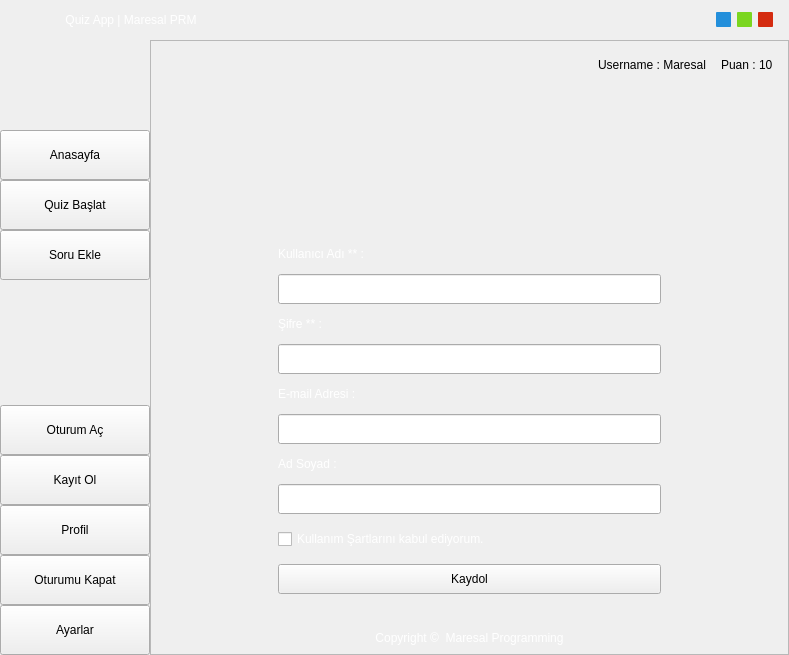
<?xml version="1.0" encoding="UTF-8"?>
<ui version="4.0">
 <class>MainWindow</class>
 <widget class="QMainWindow" name="MainWindow">
  <property name="geometry">
   <rect>
    <x>0</x>
    <y>0</y>
    <width>789</width>
    <height>655</height>
   </rect>
  </property>
  <property name="windowTitle">
   <string>QuizApp | Maresal Programming</string>
  </property>
  <widget class="QWidget" name="centralwidget">
   <layout class="QGridLayout" name="gridLayout">
    <property name="leftMargin">
     <number>0</number>
    </property>
    <property name="topMargin">
     <number>0</number>
    </property>
    <property name="rightMargin">
     <number>0</number>
    </property>
    <property name="bottomMargin">
     <number>0</number>
    </property>
    <property name="spacing">
     <number>0</number>
    </property>
    <item row="0" column="0" colspan="2">
     <widget class="QFrame" name="HeadFrame">
      <property name="minimumSize">
       <size>
        <width>0</width>
        <height>40</height>
       </size>
      </property>
      <property name="maximumSize">
       <size>
        <width>16777215</width>
        <height>50</height>
       </size>
      </property>
      <property name="styleSheet">
       <string notr="true"/>
      </property>
      <property name="frameShape">
       <enum>QFrame::NoFrame</enum>
      </property>
      <property name="frameShadow">
       <enum>QFrame::Raised</enum>
      </property>
      <layout class="QHBoxLayout" name="horizontalLayout">
       <item>
        <widget class="QLabel" name="IconLbl">
         <property name="minimumSize">
          <size>
           <width>50</width>
           <height>0</height>
          </size>
         </property>
         <property name="maximumSize">
          <size>
           <width>50</width>
           <height>16777215</height>
          </size>
         </property>
         <property name="text">
          <string/>
         </property>
        </widget>
       </item>
       <item>
        <widget class="QLabel" name="NameLbl">
         <property name="styleSheet">
          <string notr="true">color:white;
font: 75 11pt &quot;Century Gothic&quot;;
</string>
         </property>
         <property name="text">
          <string>Quiz App | Maresal PRM</string>
         </property>
         <property name="alignment">
          <set>Qt::AlignCenter</set>
         </property>
        </widget>
       </item>
       <item>
        <spacer name="horizontalSpacer_3">
         <property name="orientation">
          <enum>Qt::Horizontal</enum>
         </property>
         <property name="sizeHint" stdset="0">
          <size>
           <width>447</width>
           <height>29</height>
          </size>
         </property>
        </spacer>
       </item>
       <item>
        <widget class="QPushButton" name="MinimizeBtn">
         <property name="minimumSize">
          <size>
           <width>15</width>
           <height>15</height>
          </size>
         </property>
         <property name="maximumSize">
          <size>
           <width>15</width>
           <height>16777215</height>
          </size>
         </property>
         <property name="styleSheet">
          <string notr="true">#MinimizeBtn{	
	background-color: rgb(35, 143, 219);
	border-radius:1px;
}
#MinimizeBtn:hover{
	
	background-color: rgb(31, 124, 191);
}
#MinimizeBtn:pressed{
	
	
	background-color: rgb(41, 166, 255);
}</string>
         </property>
         <property name="text">
          <string/>
         </property>
        </widget>
       </item>
       <item>
        <widget class="QPushButton" name="FullScreenBtn">
         <property name="minimumSize">
          <size>
           <width>15</width>
           <height>15</height>
          </size>
         </property>
         <property name="maximumSize">
          <size>
           <width>15</width>
           <height>15</height>
          </size>
         </property>
         <property name="styleSheet">
          <string notr="true">#FullScreenBtn{	
	background-color: rgb(123, 214, 32);
border-radius:1px;
}
#FullScreenBtn:hover{
	background-color: rgb(107, 186, 28);
}
#FullScreenBtn:pressed{
	
	background-color: rgb(147, 255, 38);
}</string>
         </property>
         <property name="text">
          <string/>
         </property>
        </widget>
       </item>
       <item>
        <widget class="QPushButton" name="ExitBtn">
         <property name="minimumSize">
          <size>
           <width>15</width>
           <height>15</height>
          </size>
         </property>
         <property name="maximumSize">
          <size>
           <width>15</width>
           <height>15</height>
          </size>
         </property>
         <property name="styleSheet">
          <string notr="true">#ExitBtn{	
background-color: rgb(212, 43, 15);
border-radius:1px;
}
#ExitBtn:hover{
	background-color: rgb(181, 24, 2);
}
#ExitBtn:pressed{
	
	background-color: rgb(255, 24, 2);
}</string>
         </property>
         <property name="text">
          <string/>
         </property>
        </widget>
       </item>
       <item>
        <spacer name="horizontalSpacer_2">
         <property name="orientation">
          <enum>Qt::Horizontal</enum>
         </property>
         <property name="sizeType">
          <enum>QSizePolicy::Minimum</enum>
         </property>
         <property name="sizeHint" stdset="0">
          <size>
           <width>7</width>
           <height>29</height>
          </size>
         </property>
        </spacer>
       </item>
      </layout>
     </widget>
    </item>
    <item row="1" column="0">
     <widget class="QFrame" name="MenuFrame">
      <property name="minimumSize">
       <size>
        <width>150</width>
        <height>0</height>
       </size>
      </property>
      <property name="maximumSize">
       <size>
        <width>150</width>
        <height>16777215</height>
       </size>
      </property>
      <property name="styleSheet">
       <string notr="true"/>
      </property>
      <property name="frameShape">
       <enum>QFrame::NoFrame</enum>
      </property>
      <property name="frameShadow">
       <enum>QFrame::Raised</enum>
      </property>
      <layout class="QVBoxLayout" name="verticalLayout">
       <property name="spacing">
        <number>0</number>
       </property>
       <property name="leftMargin">
        <number>0</number>
       </property>
       <property name="topMargin">
        <number>0</number>
       </property>
       <property name="rightMargin">
        <number>0</number>
       </property>
       <property name="bottomMargin">
        <number>0</number>
       </property>
       <item>
        <widget class="QLabel" name="LogoLbl">
         <property name="minimumSize">
          <size>
           <width>0</width>
           <height>90</height>
          </size>
         </property>
         <property name="text">
          <string/>
         </property>
        </widget>
       </item>
       <item>
        <widget class="QPushButton" name="HomeBtn">
         <property name="minimumSize">
          <size>
           <width>0</width>
           <height>50</height>
          </size>
         </property>
         <property name="styleSheet">
          <string notr="true"/>
         </property>
         <property name="text">
          <string>Anasayfa</string>
         </property>
        </widget>
       </item>
       <item>
        <widget class="QPushButton" name="QuizBtn">
         <property name="minimumSize">
          <size>
           <width>0</width>
           <height>50</height>
          </size>
         </property>
         <property name="styleSheet">
          <string notr="true"/>
         </property>
         <property name="text">
          <string>Quiz Başlat</string>
         </property>
        </widget>
       </item>
       <item>
        <widget class="QPushButton" name="QuizAddBtn">
         <property name="minimumSize">
          <size>
           <width>0</width>
           <height>50</height>
          </size>
         </property>
         <property name="styleSheet">
          <string notr="true"/>
         </property>
         <property name="text">
          <string>Soru Ekle</string>
         </property>
        </widget>
       </item>
       <item>
        <spacer name="verticalSpacer_2">
         <property name="orientation">
          <enum>Qt::Vertical</enum>
         </property>
         <property name="sizeHint" stdset="0">
          <size>
           <width>20</width>
           <height>40</height>
          </size>
         </property>
        </spacer>
       </item>
       <item>
        <widget class="QPushButton" name="LoginBtn">
         <property name="minimumSize">
          <size>
           <width>0</width>
           <height>50</height>
          </size>
         </property>
         <property name="styleSheet">
          <string notr="true"/>
         </property>
         <property name="text">
          <string>Oturum Aç</string>
         </property>
        </widget>
       </item>
       <item>
        <widget class="QPushButton" name="RegisterBtn">
         <property name="minimumSize">
          <size>
           <width>0</width>
           <height>50</height>
          </size>
         </property>
         <property name="styleSheet">
          <string notr="true"/>
         </property>
         <property name="text">
          <string>Kayıt Ol</string>
         </property>
        </widget>
       </item>
       <item>
        <widget class="QPushButton" name="ProfilBtn">
         <property name="minimumSize">
          <size>
           <width>0</width>
           <height>50</height>
          </size>
         </property>
         <property name="styleSheet">
          <string notr="true"/>
         </property>
         <property name="text">
          <string>Profil</string>
         </property>
        </widget>
       </item>
       <item>
        <widget class="QPushButton" name="LogOutBtn">
         <property name="minimumSize">
          <size>
           <width>0</width>
           <height>50</height>
          </size>
         </property>
         <property name="styleSheet">
          <string notr="true"/>
         </property>
         <property name="text">
          <string>Oturumu Kapat</string>
         </property>
        </widget>
       </item>
       <item>
        <widget class="QPushButton" name="SettingBtn">
         <property name="minimumSize">
          <size>
           <width>0</width>
           <height>50</height>
          </size>
         </property>
         <property name="styleSheet">
          <string notr="true"/>
         </property>
         <property name="text">
          <string>Ayarlar</string>
         </property>
        </widget>
       </item>
      </layout>
     </widget>
    </item>
    <item row="1" column="1">
     <widget class="QFrame" name="HomeFrame">
      <property name="styleSheet">
       <string notr="true"/>
      </property>
      <property name="frameShape">
       <enum>QFrame::StyledPanel</enum>
      </property>
      <property name="frameShadow">
       <enum>QFrame::Raised</enum>
      </property>
      <layout class="QVBoxLayout" name="verticalLayout_2">
       <item>
        <widget class="QFrame" name="statusFrame">
         <property name="minimumSize">
          <size>
           <width>0</width>
           <height>30</height>
          </size>
         </property>
         <property name="frameShape">
          <enum>QFrame::NoFrame</enum>
         </property>
         <property name="frameShadow">
          <enum>QFrame::Raised</enum>
         </property>
         <layout class="QHBoxLayout" name="horizontalLayout_2">
          <property name="spacing">
           <number>15</number>
          </property>
          <property name="leftMargin">
           <number>0</number>
          </property>
          <property name="topMargin">
           <number>0</number>
          </property>
          <property name="rightMargin">
           <number>6</number>
          </property>
          <property name="bottomMargin">
           <number>0</number>
          </property>
          <item>
           <spacer name="horizontalSpacer_4">
            <property name="orientation">
             <enum>Qt::Horizontal</enum>
            </property>
            <property name="sizeHint" stdset="0">
             <size>
              <width>40</width>
              <height>20</height>
             </size>
            </property>
           </spacer>
          </item>
          <item>
           <widget class="QLabel" name="UsernameLbl">
            <property name="text">
             <string>Username : Maresal</string>
            </property>
           </widget>
          </item>
          <item>
           <widget class="QLabel" name="PuanLbl">
            <property name="text">
             <string>Puan : 10</string>
            </property>
           </widget>
          </item>
         </layout>
        </widget>
       </item>
       <item>
        <widget class="QStackedWidget" name="stackedWidget">
         <property name="currentIndex">
          <number>2</number>
         </property>
         <widget class="QWidget" name="page">
          <widget class="QPushButton" name="InstagramBtn">
           <property name="geometry">
            <rect>
             <x>170</x>
             <y>400</y>
             <width>64</width>
             <height>64</height>
            </rect>
           </property>
           <property name="text">
            <string/>
           </property>
          </widget>
          <widget class="QPushButton" name="GithubBtn">
           <property name="geometry">
            <rect>
             <x>390</x>
             <y>400</y>
             <width>64</width>
             <height>64</height>
            </rect>
           </property>
           <property name="text">
            <string/>
           </property>
          </widget>
          <widget class="QPushButton" name="FacebookBtn">
           <property name="geometry">
            <rect>
             <x>280</x>
             <y>400</y>
             <width>64</width>
             <height>64</height>
            </rect>
           </property>
           <property name="text">
            <string/>
           </property>
          </widget>
          <widget class="QLabel" name="instaLbl">
           <property name="geometry">
            <rect>
             <x>167</x>
             <y>470</y>
             <width>70</width>
             <height>20</height>
            </rect>
           </property>
           <property name="styleSheet">
            <string notr="true">font: italic 9pt &quot;Century Gothic&quot;;
color: rgb(245, 245, 245);</string>
           </property>
           <property name="text">
            <string>@maresalp</string>
           </property>
           <property name="alignment">
            <set>Qt::AlignCenter</set>
           </property>
           <property name="textInteractionFlags">
            <set>Qt::LinksAccessibleByMouse|Qt::TextSelectableByMouse</set>
           </property>
          </widget>
          <widget class="QLabel" name="FaceLbl">
           <property name="geometry">
            <rect>
             <x>247</x>
             <y>470</y>
             <width>131</width>
             <height>20</height>
            </rect>
           </property>
           <property name="styleSheet">
            <string notr="true">font: italic 9pt &quot;Century Gothic&quot;;
color: rgb(245, 245, 245);</string>
           </property>
           <property name="text">
            <string>maresalprogramming</string>
           </property>
           <property name="textInteractionFlags">
            <set>Qt::LinksAccessibleByMouse|Qt::TextSelectableByMouse</set>
           </property>
          </widget>
          <widget class="QLabel" name="GithubLbl">
           <property name="geometry">
            <rect>
             <x>390</x>
             <y>470</y>
             <width>64</width>
             <height>20</height>
            </rect>
           </property>
           <property name="styleSheet">
            <string notr="true">font: italic 9pt &quot;Century Gothic&quot;;
color: rgb(245, 245, 245);</string>
           </property>
           <property name="text">
            <string>IMaresaLI</string>
           </property>
           <property name="alignment">
            <set>Qt::AlignCenter</set>
           </property>
           <property name="textInteractionFlags">
            <set>Qt::LinksAccessibleByMouse|Qt::TextSelectableByMouse</set>
           </property>
          </widget>
          <widget class="QLabel" name="brosurLbl">
           <property name="geometry">
            <rect>
             <x>80</x>
             <y>20</y>
             <width>461</width>
             <height>351</height>
            </rect>
           </property>
           <property name="text">
            <string/>
           </property>
          </widget>
         </widget>
         <widget class="QWidget" name="page_2">
          <layout class="QGridLayout" name="gridLayout_2">
           <property name="leftMargin">
            <number>20</number>
           </property>
           <property name="topMargin">
            <number>0</number>
           </property>
           <property name="rightMargin">
            <number>20</number>
           </property>
           <property name="bottomMargin">
            <number>0</number>
           </property>
           <property name="horizontalSpacing">
            <number>10</number>
           </property>
           <property name="verticalSpacing">
            <number>0</number>
           </property>
           <item row="3" column="1">
            <widget class="QPushButton" name="AnswerBtn">
             <property name="minimumSize">
              <size>
               <width>0</width>
               <height>40</height>
              </size>
             </property>
             <property name="maximumSize">
              <size>
               <width>16777215</width>
               <height>40</height>
              </size>
             </property>
             <property name="styleSheet">
              <string notr="true"/>
             </property>
             <property name="text">
              <string>Cevapla</string>
             </property>
            </widget>
           </item>
           <item row="2" column="0" colspan="4">
            <widget class="QGroupBox" name="groupBox">
             <property name="minimumSize">
              <size>
               <width>0</width>
               <height>200</height>
              </size>
             </property>
             <property name="maximumSize">
              <size>
               <width>16777215</width>
               <height>16777215</height>
              </size>
             </property>
             <property name="styleSheet">
              <string notr="true"/>
             </property>
             <property name="title">
              <string/>
             </property>
             <layout class="QVBoxLayout" name="verticalLayout_3">
              <property name="spacing">
               <number>0</number>
              </property>
              <property name="leftMargin">
               <number>0</number>
              </property>
              <property name="topMargin">
               <number>0</number>
              </property>
              <property name="rightMargin">
               <number>0</number>
              </property>
              <property name="bottomMargin">
               <number>0</number>
              </property>
              <item>
               <widget class="QRadioButton" name="ARadioBtn">
                <property name="styleSheet">
                 <string notr="true"/>
                </property>
                <property name="text">
                 <string>Birinci Cevap</string>
                </property>
               </widget>
              </item>
              <item>
               <widget class="QRadioButton" name="BRadioBtn">
                <property name="text">
                 <string>Birinci Cevap</string>
                </property>
               </widget>
              </item>
              <item>
               <widget class="QRadioButton" name="CRadioBtn">
                <property name="text">
                 <string>Birinci Cevap</string>
                </property>
               </widget>
              </item>
              <item>
               <widget class="QRadioButton" name="DRadioBtn">
                <property name="text">
                 <string>Birinci Cevap</string>
                </property>
               </widget>
              </item>
              <item>
               <spacer name="verticalSpacer_3">
                <property name="orientation">
                 <enum>Qt::Vertical</enum>
                </property>
                <property name="sizeType">
                 <enum>QSizePolicy::Fixed</enum>
                </property>
                <property name="sizeHint" stdset="0">
                 <size>
                  <width>20</width>
                  <height>120</height>
                 </size>
                </property>
               </spacer>
              </item>
             </layout>
             <zorder>DRadioBtn</zorder>
             <zorder>ARadioBtn</zorder>
             <zorder>BRadioBtn</zorder>
             <zorder>CRadioBtn</zorder>
             <zorder>verticalSpacer_3</zorder>
            </widget>
           </item>
           <item row="3" column="3">
            <spacer name="horizontalSpacer_5">
             <property name="orientation">
              <enum>Qt::Horizontal</enum>
             </property>
             <property name="sizeHint" stdset="0">
              <size>
               <width>40</width>
               <height>20</height>
              </size>
             </property>
            </spacer>
           </item>
           <item row="3" column="0">
            <spacer name="horizontalSpacer">
             <property name="orientation">
              <enum>Qt::Horizontal</enum>
             </property>
             <property name="sizeHint" stdset="0">
              <size>
               <width>40</width>
               <height>20</height>
              </size>
             </property>
            </spacer>
           </item>
           <item row="1" column="0" colspan="4">
            <widget class="QPlainTextEdit" name="QuestPlt">
             <property name="minimumSize">
              <size>
               <width>0</width>
               <height>50</height>
              </size>
             </property>
             <property name="maximumSize">
              <size>
               <width>16777215</width>
               <height>100</height>
              </size>
             </property>
             <property name="styleSheet">
              <string notr="true"/>
             </property>
             <property name="plainText">
              <string/>
             </property>
             <property name="textInteractionFlags">
              <set>Qt::TextSelectableByMouse</set>
             </property>
            </widget>
           </item>
           <item row="3" column="2">
            <widget class="QPushButton" name="NullBtn">
             <property name="minimumSize">
              <size>
               <width>0</width>
               <height>40</height>
              </size>
             </property>
             <property name="maximumSize">
              <size>
               <width>16777215</width>
               <height>40</height>
              </size>
             </property>
             <property name="styleSheet">
              <string notr="true"/>
             </property>
             <property name="text">
              <string>Boş Bırak</string>
             </property>
            </widget>
           </item>
           <item row="0" column="0" colspan="4">
            <spacer name="verticalSpacer_4">
             <property name="orientation">
              <enum>Qt::Vertical</enum>
             </property>
             <property name="sizeType">
              <enum>QSizePolicy::Fixed</enum>
             </property>
             <property name="sizeHint" stdset="0">
              <size>
               <width>20</width>
               <height>60</height>
              </size>
             </property>
            </spacer>
           </item>
           <item row="4" column="0" colspan="4">
            <spacer name="verticalSpacer">
             <property name="orientation">
              <enum>Qt::Vertical</enum>
             </property>
             <property name="sizeType">
              <enum>QSizePolicy::Fixed</enum>
             </property>
             <property name="sizeHint" stdset="0">
              <size>
               <width>20</width>
               <height>50</height>
              </size>
             </property>
            </spacer>
           </item>
          </layout>
         </widget>
         <widget class="QWidget" name="page_3">
          <layout class="QGridLayout" name="gridLayout_3">
           <item row="0" column="0">
            <spacer name="horizontalSpacer_8">
             <property name="orientation">
              <enum>Qt::Horizontal</enum>
             </property>
             <property name="sizeType">
              <enum>QSizePolicy::Fixed</enum>
             </property>
             <property name="sizeHint" stdset="0">
              <size>
               <width>100</width>
               <height>20</height>
              </size>
             </property>
            </spacer>
           </item>
           <item row="0" column="2">
            <spacer name="horizontalSpacer_9">
             <property name="orientation">
              <enum>Qt::Horizontal</enum>
             </property>
             <property name="sizeType">
              <enum>QSizePolicy::Fixed</enum>
             </property>
             <property name="sizeHint" stdset="0">
              <size>
               <width>100</width>
               <height>20</height>
              </size>
             </property>
            </spacer>
           </item>
           <item row="0" column="1">
            <widget class="QStackedWidget" name="AttStacked">
             <property name="styleSheet">
              <string notr="true"/>
             </property>
             <property name="frameShape">
              <enum>QFrame::NoFrame</enum>
             </property>
             <property name="currentIndex">
              <number>1</number>
             </property>
             <widget class="QWidget" name="CreateQuestPage">
              <property name="styleSheet">
               <string notr="true">QRadioButton{font: 75 11pt &quot;Century Gothic&quot;; color:white;}
QLabel{font: 75 11pt &quot;Century Gothic&quot;; color:white;}</string>
              </property>
              <layout class="QVBoxLayout" name="verticalLayout_4">
               <property name="spacing">
                <number>0</number>
               </property>
               <property name="leftMargin">
                <number>0</number>
               </property>
               <property name="topMargin">
                <number>0</number>
               </property>
               <property name="rightMargin">
                <number>0</number>
               </property>
               <property name="bottomMargin">
                <number>0</number>
               </property>
               <item>
                <widget class="QFrame" name="frame_2">
                 <property name="styleSheet">
                  <string notr="true"/>
                 </property>
                 <property name="frameShape">
                  <enum>QFrame::NoFrame</enum>
                 </property>
                 <property name="frameShadow">
                  <enum>QFrame::Raised</enum>
                 </property>
                 <layout class="QGridLayout" name="gridLayout_4">
                  <item row="10" column="3">
                   <spacer name="horizontalSpacer_10">
                    <property name="orientation">
                     <enum>Qt::Horizontal</enum>
                    </property>
                    <property name="sizeType">
                     <enum>QSizePolicy::Fixed</enum>
                    </property>
                    <property name="sizeHint" stdset="0">
                     <size>
                      <width>100</width>
                      <height>20</height>
                     </size>
                    </property>
                   </spacer>
                  </item>
                  <item row="10" column="1">
                   <widget class="QLabel" name="label_7">
                    <property name="text">
                     <string>Puan :</string>
                    </property>
                   </widget>
                  </item>
                  <item row="10" column="2">
                   <widget class="QComboBox" name="puanCbx">
                    <property name="minimumSize">
                     <size>
                      <width>30</width>
                      <height>30</height>
                     </size>
                    </property>
                    <property name="maximumSize">
                     <size>
                      <width>16777215</width>
                      <height>16777215</height>
                     </size>
                    </property>
                    <item>
                     <property name="text">
                      <string>10 Puan</string>
                     </property>
                    </item>
                    <item>
                     <property name="text">
                      <string>15 Puan</string>
                     </property>
                    </item>
                    <item>
                     <property name="text">
                      <string>20 Puan</string>
                     </property>
                    </item>
                    <item>
                     <property name="text">
                      <string>25 Puan</string>
                     </property>
                    </item>
                    <item>
                     <property name="text">
                      <string>30 Puan</string>
                     </property>
                    </item>
                   </widget>
                  </item>
                  <item row="10" column="0">
                   <spacer name="horizontalSpacer_11">
                    <property name="orientation">
                     <enum>Qt::Horizontal</enum>
                    </property>
                    <property name="sizeType">
                     <enum>QSizePolicy::Fixed</enum>
                    </property>
                    <property name="sizeHint" stdset="0">
                     <size>
                      <width>100</width>
                      <height>20</height>
                     </size>
                    </property>
                   </spacer>
                  </item>
                  <item row="9" column="0" colspan="4">
                   <widget class="QLineEdit" name="DTbx">
                    <property name="minimumSize">
                     <size>
                      <width>0</width>
                      <height>30</height>
                     </size>
                    </property>
                   </widget>
                  </item>
                  <item row="8" column="0" colspan="2">
                   <widget class="QRadioButton" name="DRdb">
                    <property name="text">
                     <string>D-)</string>
                    </property>
                   </widget>
                  </item>
                  <item row="7" column="0" colspan="4">
                   <widget class="QLineEdit" name="CTbx">
                    <property name="minimumSize">
                     <size>
                      <width>0</width>
                      <height>30</height>
                     </size>
                    </property>
                   </widget>
                  </item>
                  <item row="6" column="0" colspan="2">
                   <widget class="QRadioButton" name="CRdb">
                    <property name="text">
                     <string>C-)</string>
                    </property>
                   </widget>
                  </item>
                  <item row="5" column="0" colspan="4">
                   <widget class="QLineEdit" name="BTbx">
                    <property name="minimumSize">
                     <size>
                      <width>0</width>
                      <height>30</height>
                     </size>
                    </property>
                   </widget>
                  </item>
                  <item row="4" column="0" colspan="2">
                   <widget class="QRadioButton" name="BRdb">
                    <property name="text">
                     <string>B-)</string>
                    </property>
                   </widget>
                  </item>
                  <item row="3" column="0" colspan="4">
                   <widget class="QLineEdit" name="ATbx">
                    <property name="minimumSize">
                     <size>
                      <width>0</width>
                      <height>30</height>
                     </size>
                    </property>
                   </widget>
                  </item>
                  <item row="2" column="0" colspan="2">
                   <widget class="QRadioButton" name="ARdb">
                    <property name="text">
                     <string>A-)</string>
                    </property>
                   </widget>
                  </item>
                  <item row="1" column="0" colspan="4">
                   <widget class="QTextEdit" name="QuestTbx"/>
                  </item>
                  <item row="0" column="0" colspan="2">
                   <widget class="QLabel" name="label">
                    <property name="text">
                     <string>Soru :</string>
                    </property>
                   </widget>
                  </item>
                  <item row="12" column="0" colspan="4">
                   <widget class="QPushButton" name="QuestAddingBtn">
                    <property name="minimumSize">
                     <size>
                      <width>0</width>
                      <height>30</height>
                     </size>
                    </property>
                    <property name="text">
                     <string>Soruyu Gönder</string>
                    </property>
                   </widget>
                  </item>
                 </layout>
                </widget>
               </item>
              </layout>
             </widget>
             <widget class="QWidget" name="RegisterPage">
              <property name="styleSheet">
               <string notr="true">QLabel{font: 75 11pt &quot;Century Gothic&quot;; color:white;}</string>
              </property>
              <layout class="QVBoxLayout" name="verticalLayout_5">
               <property name="spacing">
                <number>0</number>
               </property>
               <item>
                <widget class="QLabel" name="label_2">
                 <property name="maximumSize">
                  <size>
                   <width>16777215</width>
                   <height>120</height>
                  </size>
                 </property>
                 <property name="text">
                  <string/>
                 </property>
                </widget>
               </item>
               <item>
                <widget class="QLabel" name="label_5">
                 <property name="maximumSize">
                  <size>
                   <width>16777215</width>
                   <height>20</height>
                  </size>
                 </property>
                 <property name="text">
                  <string>Kullanıcı Adı ** :</string>
                 </property>
                </widget>
               </item>
               <item>
                <widget class="QLineEdit" name="usernameTbx">
                 <property name="minimumSize">
                  <size>
                   <width>0</width>
                   <height>30</height>
                  </size>
                 </property>
                </widget>
               </item>
               <item>
                <widget class="QLabel" name="label_4">
                 <property name="maximumSize">
                  <size>
                   <width>16777215</width>
                   <height>20</height>
                  </size>
                 </property>
                 <property name="text">
                  <string>Şifre ** :</string>
                 </property>
                </widget>
               </item>
               <item>
                <widget class="QLineEdit" name="PwTbx">
                 <property name="minimumSize">
                  <size>
                   <width>0</width>
                   <height>30</height>
                  </size>
                 </property>
                 <property name="echoMode">
                  <enum>QLineEdit::Password</enum>
                 </property>
                </widget>
               </item>
               <item>
                <widget class="QLabel" name="label_8">
                 <property name="maximumSize">
                  <size>
                   <width>16777215</width>
                   <height>20</height>
                  </size>
                 </property>
                 <property name="text">
                  <string>E-mail Adresi :</string>
                 </property>
                </widget>
               </item>
               <item>
                <widget class="QLineEdit" name="emailTbx">
                 <property name="minimumSize">
                  <size>
                   <width>0</width>
                   <height>30</height>
                  </size>
                 </property>
                </widget>
               </item>
               <item>
                <widget class="QLabel" name="label_3">
                 <property name="maximumSize">
                  <size>
                   <width>16777215</width>
                   <height>20</height>
                  </size>
                 </property>
                 <property name="text">
                  <string>Ad Soyad :</string>
                 </property>
                </widget>
               </item>
               <item>
                <widget class="QLineEdit" name="nameTbx">
                 <property name="minimumSize">
                  <size>
                   <width>0</width>
                   <height>30</height>
                  </size>
                 </property>
                </widget>
               </item>
               <item>
                <widget class="QCheckBox" name="TermCbx">
                 <property name="minimumSize">
                  <size>
                   <width>0</width>
                   <height>30</height>
                  </size>
                 </property>
                 <property name="styleSheet">
                  <string notr="true">#TermCbx{font: 75 11pt &quot;Century Gothic&quot;; color:white;}</string>
                 </property>
                 <property name="text">
                  <string>Kullanım Şartlarını kabul ediyorum.</string>
                 </property>
                </widget>
               </item>
               <item>
                <widget class="QPushButton" name="RegBtn">
                 <property name="minimumSize">
                  <size>
                   <width>0</width>
                   <height>30</height>
                  </size>
                 </property>
                 <property name="text">
                  <string>Kaydol</string>
                 </property>
                </widget>
               </item>
              </layout>
             </widget>
             <widget class="QWidget" name="LoginPage">
              <property name="styleSheet">
               <string notr="true">QLabel{font: 75 11pt &quot;Century Gothic&quot;; color:white;}</string>
              </property>
              <widget class="QLabel" name="label_6">
               <property name="geometry">
                <rect>
                 <x>10</x>
                 <y>5</y>
                 <width>349</width>
                 <height>181</height>
                </rect>
               </property>
               <property name="maximumSize">
                <size>
                 <width>16777215</width>
                 <height>16777215</height>
                </size>
               </property>
               <property name="text">
                <string/>
               </property>
              </widget>
              <widget class="QLabel" name="label_9">
               <property name="geometry">
                <rect>
                 <x>10</x>
                 <y>210</y>
                 <width>349</width>
                 <height>20</height>
                </rect>
               </property>
               <property name="maximumSize">
                <size>
                 <width>16777215</width>
                 <height>20</height>
                </size>
               </property>
               <property name="text">
                <string>Kullanıcı Adı :</string>
               </property>
              </widget>
              <widget class="QPushButton" name="AttLoginBtn">
               <property name="geometry">
                <rect>
                 <x>10</x>
                 <y>351</y>
                 <width>201</width>
                 <height>41</height>
                </rect>
               </property>
               <property name="minimumSize">
                <size>
                 <width>0</width>
                 <height>30</height>
                </size>
               </property>
               <property name="text">
                <string>Giriş Yap</string>
               </property>
              </widget>
              <widget class="QLineEdit" name="UsernameGTbx">
               <property name="geometry">
                <rect>
                 <x>10</x>
                 <y>237</y>
                 <width>371</width>
                 <height>30</height>
                </rect>
               </property>
               <property name="minimumSize">
                <size>
                 <width>0</width>
                 <height>30</height>
                </size>
               </property>
              </widget>
              <widget class="QLabel" name="label_10">
               <property name="geometry">
                <rect>
                 <x>10</x>
                 <y>274</y>
                 <width>349</width>
                 <height>20</height>
                </rect>
               </property>
               <property name="maximumSize">
                <size>
                 <width>16777215</width>
                 <height>20</height>
                </size>
               </property>
               <property name="text">
                <string>Şifre :</string>
               </property>
              </widget>
              <widget class="QLineEdit" name="PwGTbx">
               <property name="geometry">
                <rect>
                 <x>10</x>
                 <y>301</y>
                 <width>371</width>
                 <height>30</height>
                </rect>
               </property>
               <property name="minimumSize">
                <size>
                 <width>0</width>
                 <height>30</height>
                </size>
               </property>
               <property name="echoMode">
                <enum>QLineEdit::Password</enum>
               </property>
              </widget>
              <widget class="QCommandLinkButton" name="PwLostBtn">
               <property name="geometry">
                <rect>
                 <x>220</x>
                 <y>350</y>
                 <width>140</width>
                 <height>40</height>
                </rect>
               </property>
               <property name="styleSheet">
                <string notr="true">#PwLostBtn{font: 75 11pt &quot;Century Gothic&quot;; color:white;}
</string>
               </property>
               <property name="text">
                <string>Şifremi Unuttum</string>
               </property>
               <property name="icon">
                <iconset theme="k">
                 <normaloff>.</normaloff>.</iconset>
               </property>
              </widget>
             </widget>
            </widget>
           </item>
          </layout>
         </widget>
        </widget>
       </item>
       <item>
        <widget class="QLabel" name="copyright">
         <property name="styleSheet">
          <string notr="true">#copyright{
	font: 75 italic 10pt &quot;Century Gothic&quot;;
	color: rgb(255, 255, 255);
}</string>
         </property>
         <property name="text">
          <string>Copyright ©  Maresal Programming</string>
         </property>
         <property name="alignment">
          <set>Qt::AlignCenter</set>
         </property>
        </widget>
       </item>
      </layout>
     </widget>
    </item>
   </layout>
  </widget>
  <widget class="QMenuBar" name="menubar">
   <property name="geometry">
    <rect>
     <x>0</x>
     <y>0</y>
     <width>789</width>
     <height>21</height>
    </rect>
   </property>
  </widget>
 </widget>
 <resources/>
 <connections/>
</ui>
